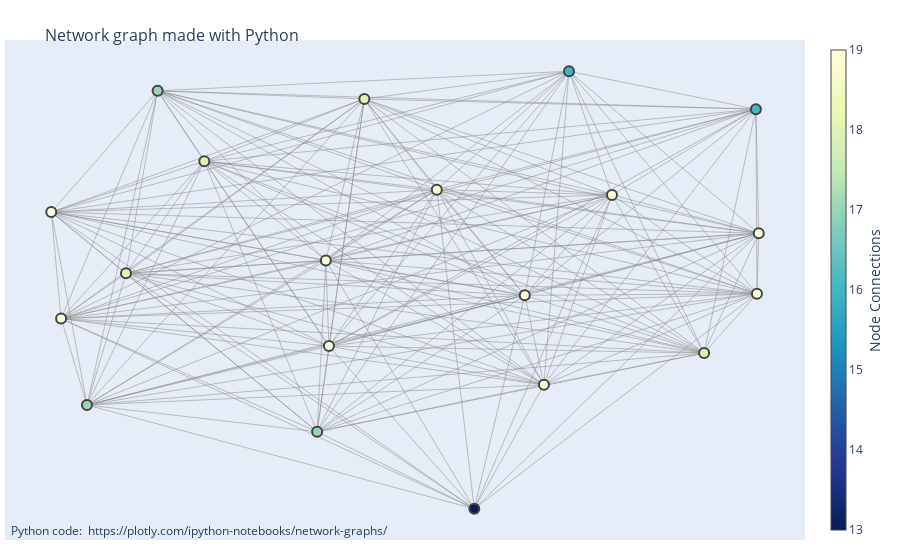

The notebook cell this image was saved under:
### Code cell
fig.show()

### Figure 1 — Plotly figure (JSON) as saved in the notebook; plotly's stock layout.template omitted (floating-point values rounded to 4 significant figures; data arrays with more than 128 entries replaced by an {"elided": "..."} marker saying what was removed)
{"data": [{"hoverinfo": "none", "line": {"color": "#888", "width": 0.5}, "mode": "lines", "type": "scatter", "x": {"elided": "537 float values"}, "y": {"elided": "537 float values"}}, {"hoverinfo": "text", "marker": {"color": [18, 18, 19, 19, 19, 19, 19, 19, 19, 16, 19, 19, 18, 16, 19, 18, 17, 17, 13, 17], "colorbar": {"thickness": 15, "title": {"side": "right", "text": "Node Connections"}, "xanchor": "left"}, "colorscale": [[0, "rgb(255,255,217)"], [0.125, "rgb(237,248,177)"], [0.25, "rgb(199,233,180)"], [0.375, "rgb(127,205,187)"], [0.5, "rgb(65,182,196)"], [0.625, "rgb(29,145,192)"], [0.75, "rgb(34,94,168)"], [0.875, "rgb(37,52,148)"], [1, "rgb(8,29,88)"]], "line": {"width": 2}, "reversescale": true, "showscale": true, "size": 10}, "mode": "markers", "text": ["Wood Kitchen Cabinet and Countertop Manufacturing (# of connections: 18)", "Finish Carpentry Contractors (# of connections: 18)", "Nonupholstered Wood Household Furniture Manufacturing (# of connections: 19)", "Custom Architectural Woodwork and Millwork Manufacturing (# of connections: 19)", "Wood Office Furniture Manufacturing (# of connections: 19)", "Showcase, Partition, Shelving, and Locker Manufacturing (# of connections: 19)", "Office Furniture (except Wood) Manufacturing (# of connections: 19)", "Institutional Furniture Manufacturing (# of connections: 19)", "All Other Miscellaneous Wood Product Manufacturing (# of connections: 19)", "Other Building Finishing Contractors (# of connections: 16)", "Cut Stock, Resawing Lumber, and Planing (# of connections: 19)", "Other Millwork (including Flooring) (# of connections: 19)", "Upholstered Household Furniture Manufacturing (# of connections: 18)", "Other Building Material Dealers (# of connections: 16)", "Household Furniture (except Wood and Upholstered) Manufacturing (# of connections: 19)", "Reupholstery and Furniture Repair (# of connections: 18)", "Sawmill, Woodworking, and Paper Machinery Manufacturing (# of connections: 17)", "Furniture Retailers (# of connections: 17)", "Special Die and Tool, Die Set, Jig, and Fixture Manufacturing (# of connections: 13)", "Hardwood Veneer and Plywood Manufacturing (# of connections: 17)"], "type": "scatter", "x": [0.5079, -0.07484, 0.2003, 0.3499, -0.141, 0.5986, 0.6017, -0.6119, 0.04938, 0.5968, -0.1356, -0.5951, -0.4838, 0.2762, 0.2332, -0.3494, -0.5507, -0.4295, 0.1137, -0.1558], "y": [-0.3702, 0.6583, -0.1364, 0.2696, 0.004963, -0.1298, 0.1146, 0.2006, 0.2912, 0.6168, -0.3418, -0.2306, -0.04747, 0.7703, -0.4985, 0.4062, -0.5803, 0.6911, -1, -0.6885]}], "layout": {"annotations": [{"showarrow": false, "text": "Python code: <a href='https://plotly.com/ipython-notebooks/network-graphs/'> https://plotly.com/ipython-notebooks/network-graphs/</a>", "x": 0.005, "xref": "paper", "y": -0.002, "yref": "paper"}], "hovermode": "closest", "margin": {"b": 20, "l": 5, "r": 5, "t": 40}, "showlegend": false, "title": {"font": {"size": 16}, "text": "<br>Network graph made with Python"}, "xaxis": {"showgrid": false, "showticklabels": false, "zeroline": false}, "yaxis": {"showgrid": false, "showticklabels": false, "zeroline": false}}}
